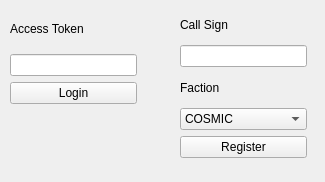
<?xml version="1.0" encoding="UTF-8"?>
<ui version="4.0">
 <class>Login</class>
 <widget class="QWidget" name="Login">
  <property name="geometry">
   <rect>
    <x>0</x>
    <y>0</y>
    <width>325</width>
    <height>182</height>
   </rect>
  </property>
  <property name="windowTitle">
   <string>Form</string>
  </property>
  <widget class="QWidget" name="layoutWidget">
   <property name="geometry">
    <rect>
     <x>10</x>
     <y>10</y>
     <width>127</width>
     <height>94</height>
    </rect>
   </property>
   <layout class="QVBoxLayout" name="verticalLayout">
    <item>
     <widget class="QLabel" name="label">
      <property name="text">
       <string>Access Token</string>
      </property>
     </widget>
    </item>
    <item>
     <widget class="QLineEdit" name="tokenEdit">
      <property name="text">
       <string/>
      </property>
     </widget>
    </item>
    <item>
     <widget class="QPushButton" name="loginButton">
      <property name="text">
       <string>Login</string>
      </property>
     </widget>
    </item>
   </layout>
  </widget>
  <widget class="QWidget" name="layoutWidget_2">
   <property name="geometry">
    <rect>
     <x>180</x>
     <y>10</y>
     <width>127</width>
     <height>148</height>
    </rect>
   </property>
   <layout class="QVBoxLayout" name="verticalLayout_2">
    <item>
     <widget class="QLabel" name="label_2">
      <property name="text">
       <string>Call Sign</string>
      </property>
     </widget>
    </item>
    <item>
     <widget class="QLineEdit" name="callSignEdit">
      <property name="text">
       <string/>
      </property>
     </widget>
    </item>
    <item>
     <widget class="QLabel" name="label_3">
      <property name="text">
       <string>Faction</string>
      </property>
     </widget>
    </item>
    <item>
     <widget class="QComboBox" name="factionSelect">
      <item>
       <property name="text">
        <string>COSMIC</string>
       </property>
      </item>
      <item>
       <property name="text">
        <string>VOID</string>
       </property>
      </item>
      <item>
       <property name="text">
        <string>GALACTIC</string>
       </property>
      </item>
      <item>
       <property name="text">
        <string>QUANTUM</string>
       </property>
      </item>
      <item>
       <property name="text">
        <string>DOMINION</string>
       </property>
      </item>
      <item>
       <property name="text">
        <string>ASTRO</string>
       </property>
      </item>
      <item>
       <property name="text">
        <string>CORSAIRS</string>
       </property>
      </item>
     </widget>
    </item>
    <item>
     <widget class="QPushButton" name="registerButton">
      <property name="text">
       <string>Register</string>
      </property>
     </widget>
    </item>
   </layout>
  </widget>
 </widget>
 <resources/>
 <connections/>
</ui>
